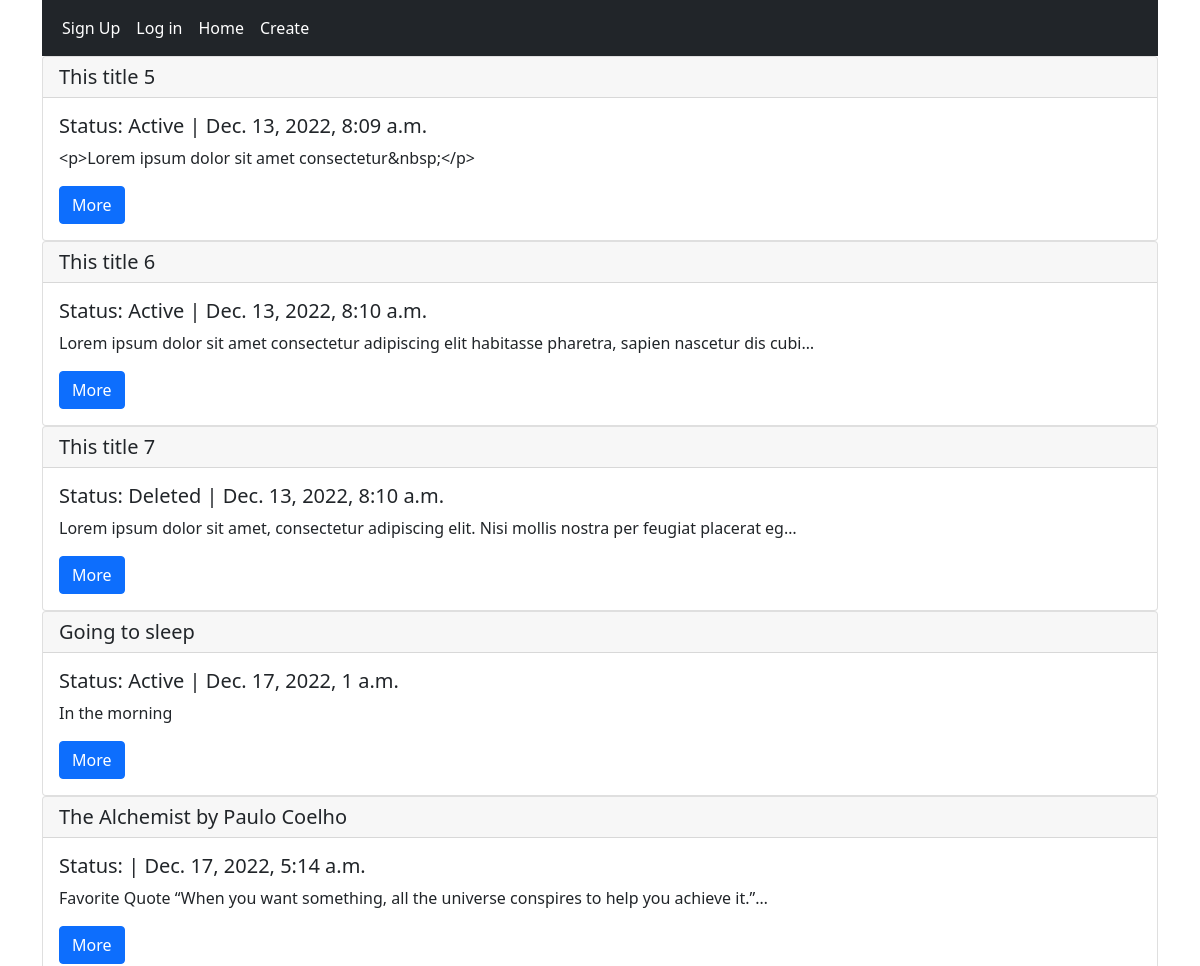
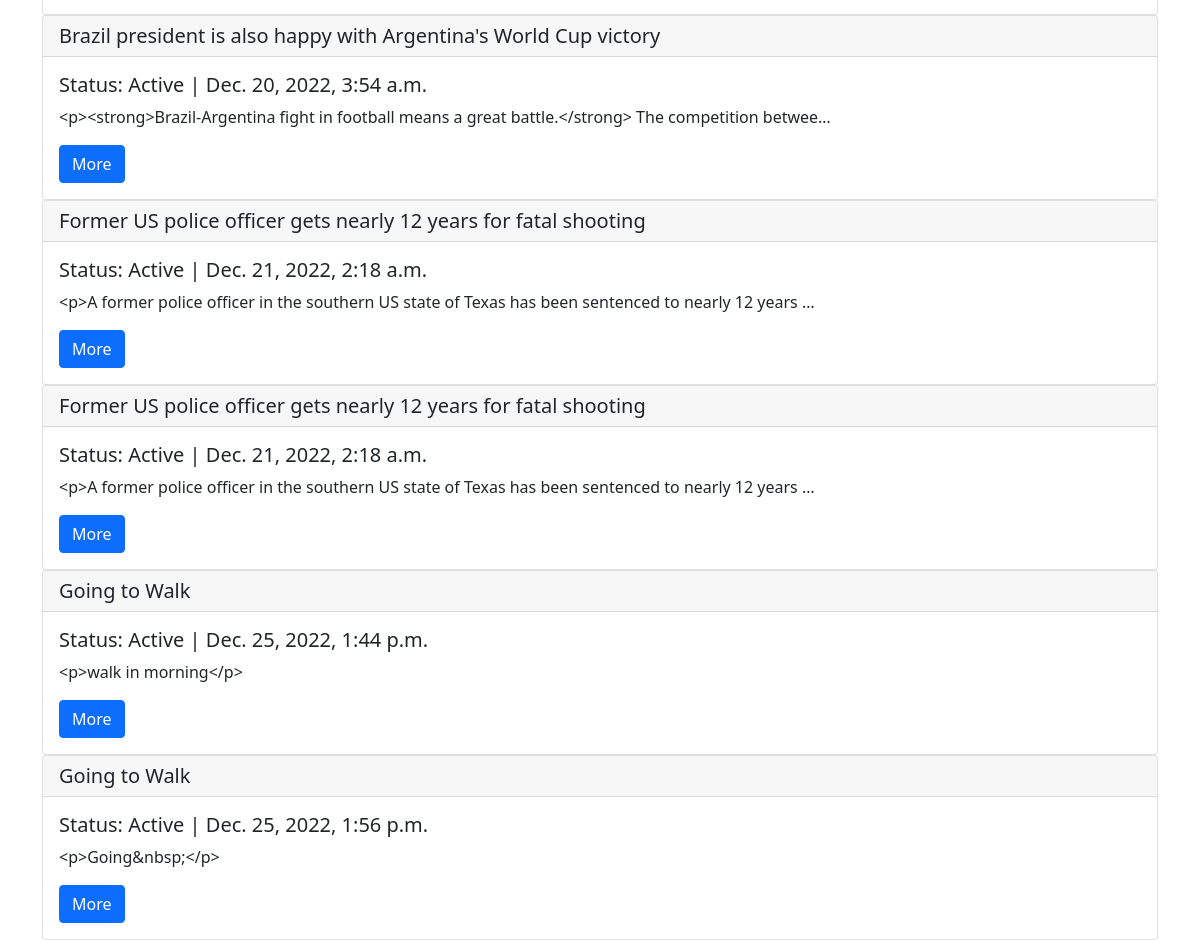
The page / on the database its author committed (2 pictures, top to bottom).
### blog/models.py (models this page shows, shortened)
class Post(models.Model):
    STATUS_CHOICES = (
        ('active','Active'),
        ('deleted','Deleted')
    )
    title = models.CharField(max_length=500)
    body = HTMLField()
    status = models.CharField(max_length=20, choices= STATUS_CHOICES,default='active')
    created_at = models.DateTimeField(auto_now_add=True)
    modified_at = models.DateTimeField(auto_now=True)
    rating = models.ForeignKey(Rating, on_delete=models.SET_NULL, null=True, blank=True)
    categories = models.ManyToManyField(Category, related_name='post_categories')
    author = models.ForeignKey(User, on_delete=models.SET_NULL, null=True, blank= True)

### blog/views.py (the view)
# urls.py: path('',PostListView.as_view(), name='post_list'),
class PostListView(ListView):
    model = Post
    context_object_name = 'posts'
    template_name = 'blog/post_list.html'

### blog/templates/blog/post_list.html (shortened to what this page needs)
{% extends 'blog/base.html' %}
{% block content %}
    {% for post in posts  %}
    <div class="card">
        <h5 class="card-header">{{ post.title }}</h5>
        <div class="card-body">
            <h5 class="card-title">Status: {{post.status.capitalize}} | {{post.created_at}}</h5>
            <p class="card-text">{{post.body| truncatechars:100}}</p>
            <a href="{% url 'blog:post-detail' post.id %}" class="btn btn-primary"> More </a>
        </div>
    </div>
    {% endfor %}
{% endblock %}

### blog/templates/blog/base.html (shortened to what this page needs)
<!doctype html>
<html lang="en">
  <head>
    <link href="https://cdn.jsdelivr.net/npm/bootstrap@5.0.2/dist/css/bootstrap.min.css" rel="stylesheet">
  </head>
  <body>
    <div class="container">
        <nav class="navbar navbar-expand-lg navbar navbar-dark bg-dark">
            <div class="container-fluid">
              <div class="collapse navbar-collapse" id="navbarNav">
                <div class="navbar-nav">
                  {% if user.is_authenticated %}
                    <p class="nav-link active">Welcome {{user.username}}!</p>
                    <a class="nav-link active" aria-current="page" href="{% url 'custom_user:logout' %}">Log out </a>
                  {% else %}
                      <a class="nav-link active" aria-current="page" href="{% url 'custom_user:signup' %}">Sign Up</a>
                      <a class="nav-link active" aria-current="page" href="{% url 'custom_user:login' %}">Log in </a>
                {% endif %}
                    <a class="nav-link active" aria-current="page" href="{% url 'blog:post_list' %}">Home</a>
                    <a class="nav-link active" aria-current="page" href="{% url 'blog:post_create' %}">Create</a>
                </div>
              </div>
            </div>
          </nav>
        <div class="row">
          <div class="col-sm">
            {% block content %}
            {% endblock %}
          </div>
        </div>
      </div>
  </body>
</html>

### rows shown on the page
Post: title "This title 5", status "Active", created_at "Dec. 13, 2022, 8:09 a.m.", body "<p>Lorem ipsum dolor sit amet consectetur&nbsp;</p>"
Post: title "This title 6", status "Active", created_at "Dec. 13, 2022, 8:10 a.m.", body "Lorem ipsum dolor sit amet consectetur adipiscing elit habitasse pharetra, sapien nascetur dis cubi…"
Post: title "This title 7", status "Deleted", created_at "Dec. 13, 2022, 8:10 a.m.", body "Lorem ipsum dolor sit amet, consectetur adipiscing elit. Nisi mollis nostra per feugiat placerat eg…"
Post: title "Going to sleep", status "Active", created_at "Dec. 17, 2022, 1 a.m.", body "In the morning"
Post: title "The Alchemist by Paulo Coelho", created_at "Dec. 17, 2022, 5:14 a.m.", body "Favorite Quote “When you want something, all the universe conspires to help you achieve it.”…"
Post: title "Brazil president is also happy with Argentina's World Cup victory", status "Active", created_at "Dec. 20, 2022, 3:54 a.m.", body "<p><strong>Brazil-Argentina fight in football means a great battle.</strong> The competition betwee…"
Post: title "Former US police officer gets nearly 12 years for fatal shooting", status "Active", created_at "Dec. 21, 2022, 2:18 a.m.", body "<p>A former police officer in the southern US state of Texas has been sentenced to nearly 12 years …"
Post: title "Former US police officer gets nearly 12 years for fatal shooting", status "Active", created_at "Dec. 21, 2022, 2:18 a.m.", body "<p>A former police officer in the southern US state of Texas has been sentenced to nearly 12 years …"
Post: title "Going to Walk", status "Active", created_at "Dec. 25, 2022, 1:44 p.m.", body "<p>walk in morning</p>"
Post: title "Going to Walk", status "Active", created_at "Dec. 25, 2022, 1:56 p.m.", body "<p>Going&nbsp;</p>"
